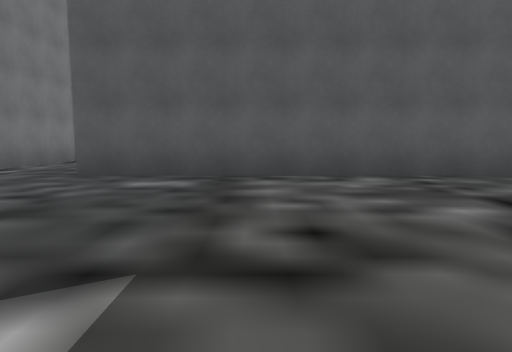
View 1 (above)

24 first-person views from a walk through a 3-D level made in the Unity game engine. The camera is 1.2 m above the floor, tilts 6° down and sees 75° across. The floor is counted in squares, 2 m on a side. Each view is taken from the middle of a square. On the plan, view 1 faces up. The plan holds only what a view shows up to about 10 squares ahead; the rest is blank. The place goes on beyond the plan. The player character is not drawn. Some surface patterns are stand-ins.

View 2
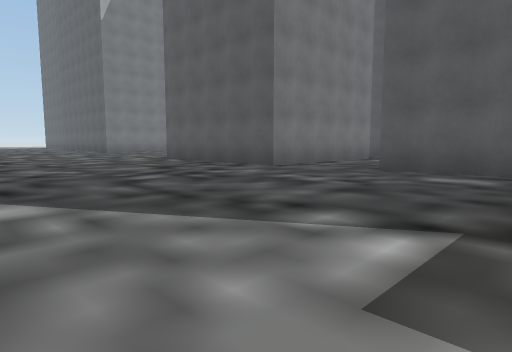

View 3
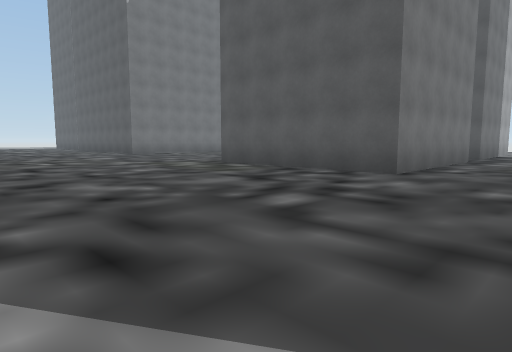

View 4
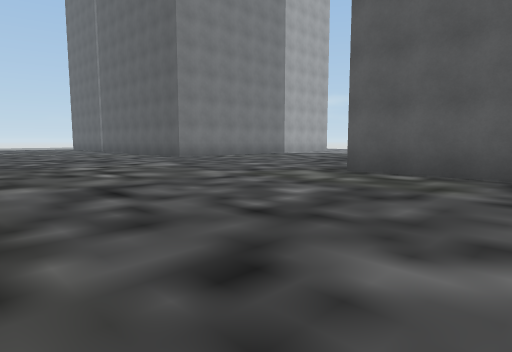

View 5
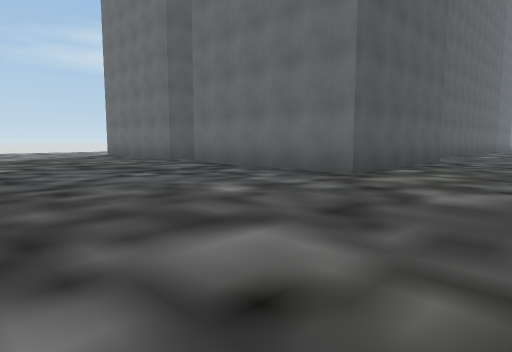

View 6
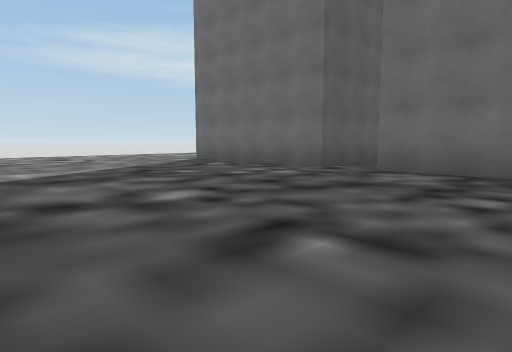

View 7
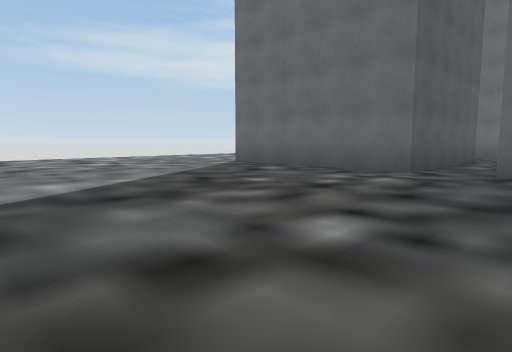

View 8
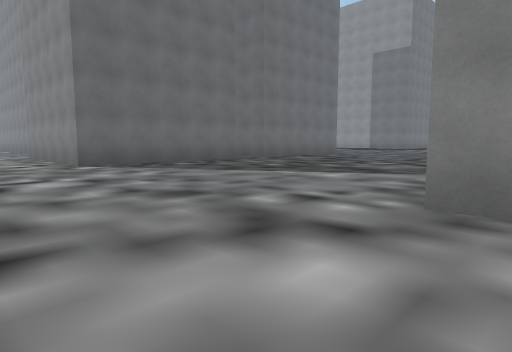

View 9
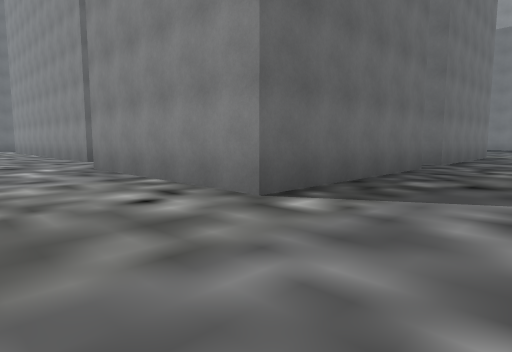

View 10
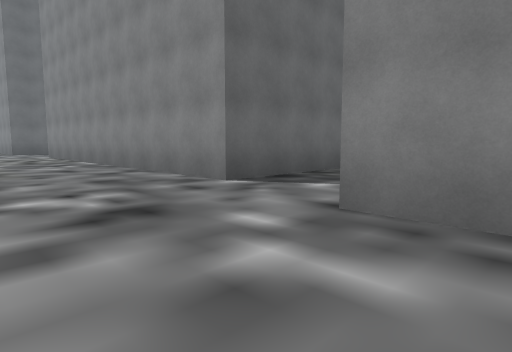

View 11
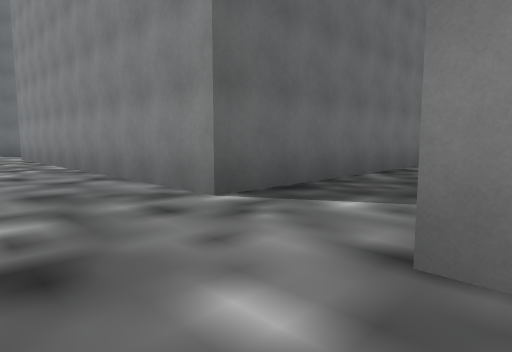

View 12
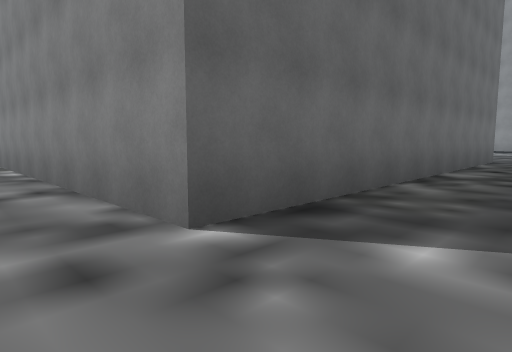

View 13
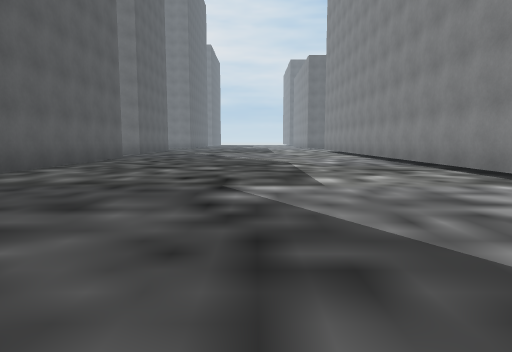

View 14
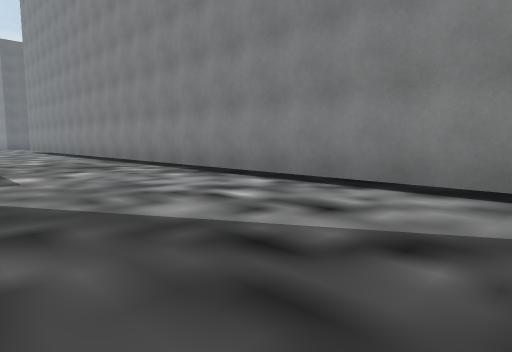

View 15
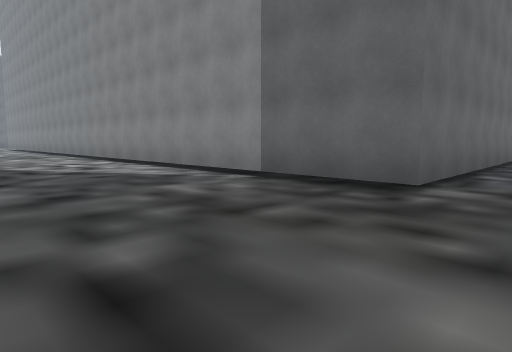

View 16
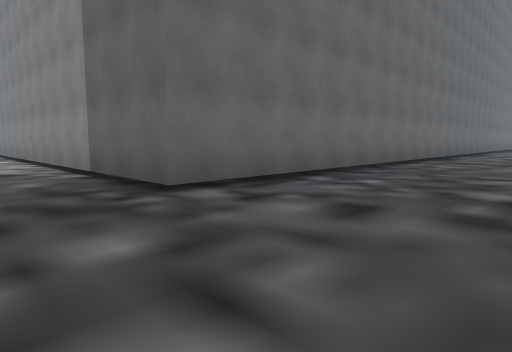

View 17
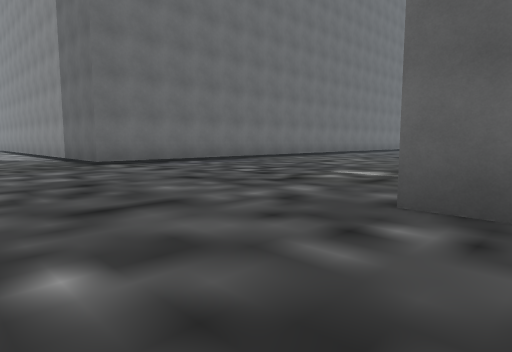

View 18
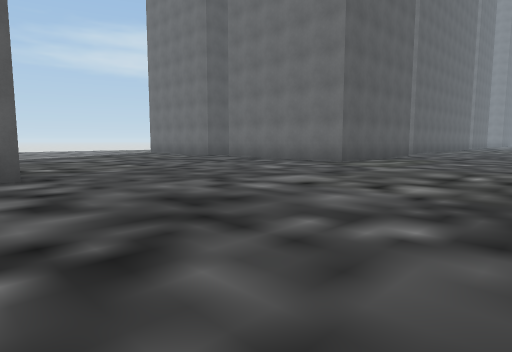

View 19
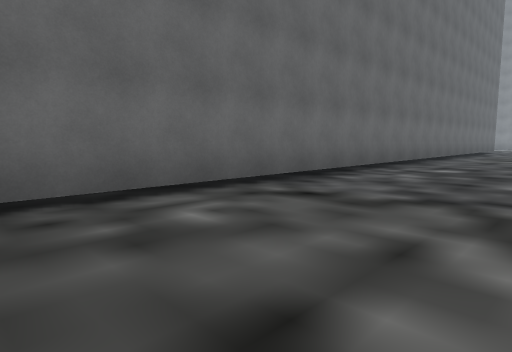

View 20
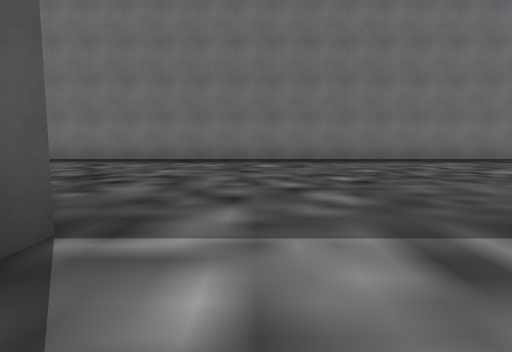

View 21
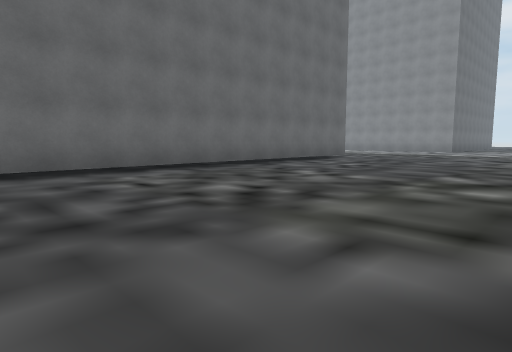

View 22
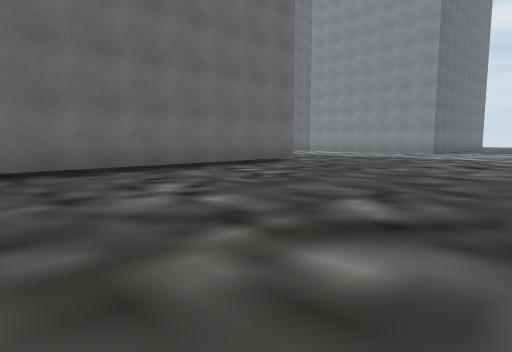

View 23
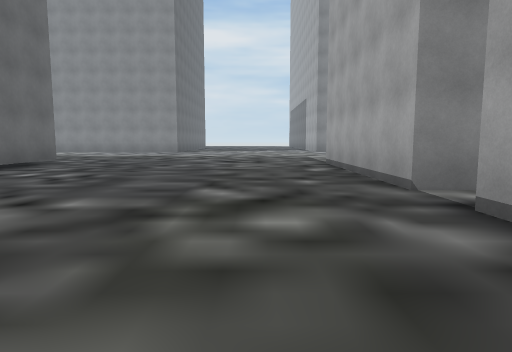

View 24
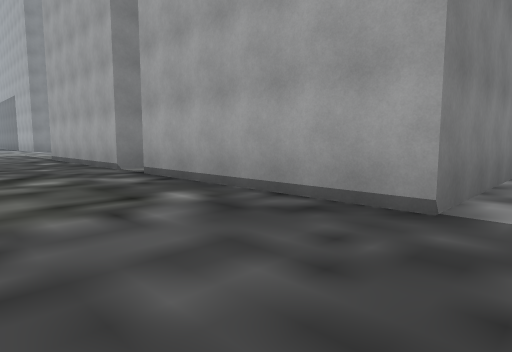

### Floor plan
Points are (right, up) in squares from view 1. A wall is a line through its corners. A room is listed if a view was taken in it or the views show most of it. See-through windows are left out.
Room 1 (views 1, 2, 3, 4, 5, 6, 7, 8, 9, 10, 11, 12, 13, 14, 15, 16, 17, 18, 19, 20, 21, 22, 23, 24)
walls: (-18.8, -3) (-17.8, -3); (-5.4, 10.1) (-5.4, 5.1) (-10.4, 5.1) (-10.4, 10) (-10, 10); (-17.9, -13.7) (-18.4, -13.7); (-5.4, 11.4) (-10.4, 11.4) (-10.4, 16.4) (-5.4, 16.4); (5.1, 5.7) (-3.1, 5.7) (-3.1, 15.7) (5.5, 15.7); (-20.5, -16.8) (-17.9, -16.8) (-17.9, -21.9); (-18.6, 15.7) (-18, 15.7); (-17.9, -23) (-17.9, -28.1); (-10.7, -28) (-10.7, -3) (5.1, -3)

Where each view was taken, in squares from view 1:
view 1: 0 up, 0 right, facing up
view 2: 1 down, 0 right, facing up-left
view 3: 1 down, 3 left, facing up-left
view 4: 1 down, 7 left, facing up-left
view 5: 2 up, 16 left, facing up-right
view 6: 7 up, 17 left, facing up-right
view 7: 9 up, 17 left, facing up-right
view 8: 19 up, 19 left, facing down-right
view 9: 19 up, 13 left, facing down-right
view 10: 19 up, 7 left, facing down-right
view 11: 18 up, 6 left, facing down-right
view 12: 17 up, 5 left, facing down-right
view 13: 1 up, 5 left, facing right
view 14: 1 up, 6 left, facing down-right
view 15: 1 up, 12 left, facing down-right
view 16: 1 down, 14 left, facing down-right
view 17: 0 up, 19 left, facing down-right
view 18: 0 up, 19 left, facing up-right
view 19: 8 down, 14 left, facing down-right
view 20: 15 down, 20 left, facing right
view 21: 17 down, 17 left, facing down-right
view 22: 20 down, 17 left, facing down-right
view 23: 19 down, 16 left, facing down
view 24: 16 down, 15 left, facing down-left
